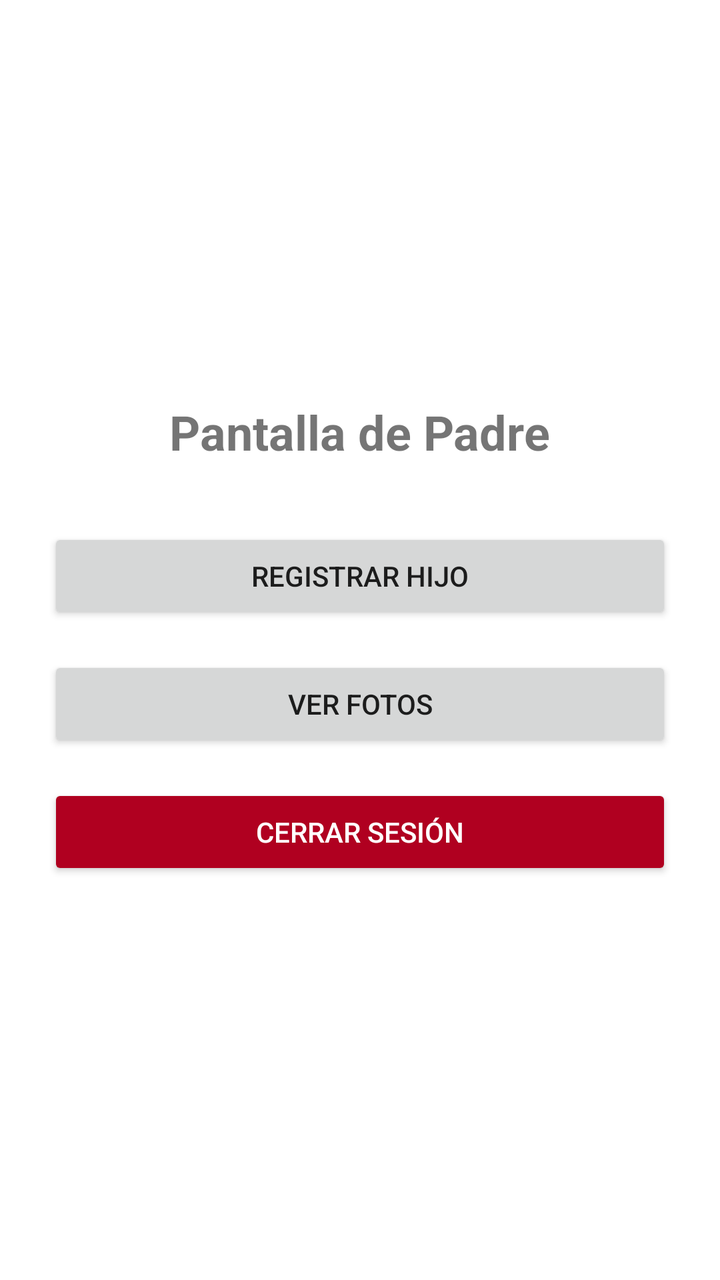
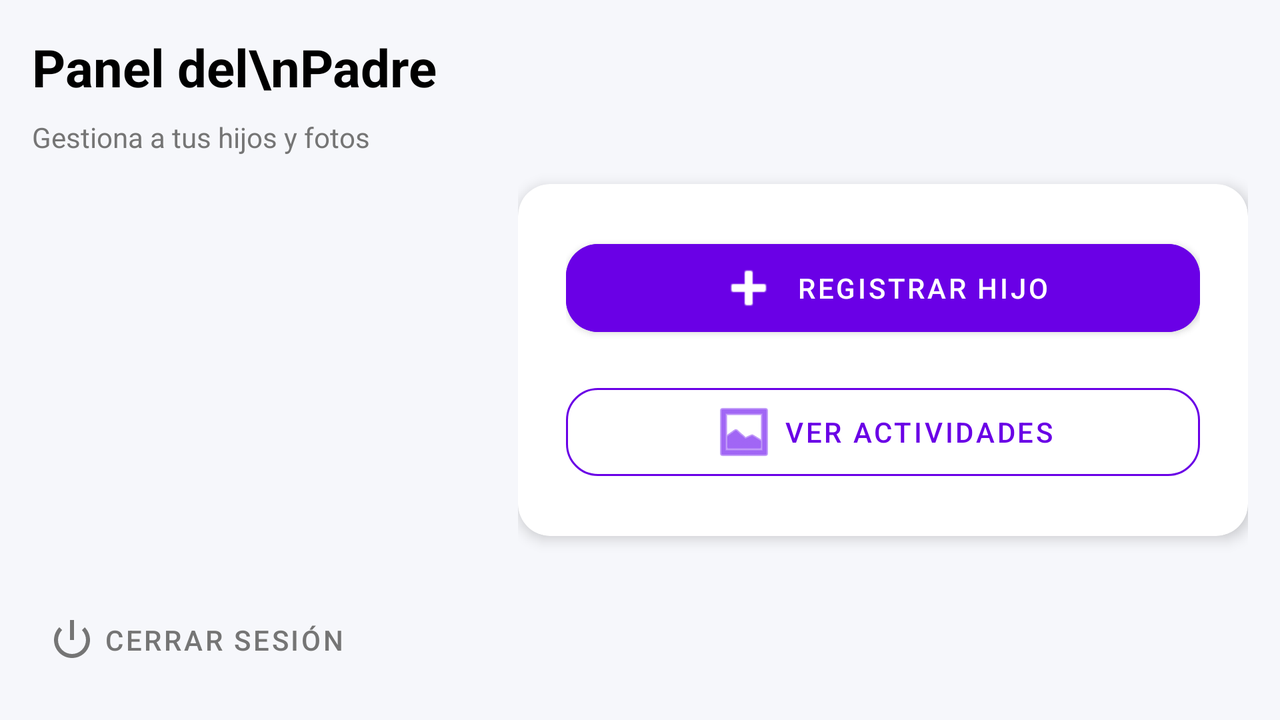

Compare how this app lays out the same screen by default and in its alternative resource folder. The renders come first, then the two layout files and the values they reference.
<!-- AndroidManifest.xml: application theme Theme.PicShield -->
<!-- res/layout/activity_parent.xml -->
<?xml version="1.0" encoding="utf-8"?>
<androidx.constraintlayout.widget.ConstraintLayout xmlns:android="http://schemas.android.com/apk/res/android"
    android:layout_width="match_parent"
    android:layout_height="match_parent">



<LinearLayout xmlns:android="http://schemas.android.com/apk/res/android"
android:orientation="vertical"
android:padding="24dp"
android:gravity="center"
android:layout_width="match_parent"
android:layout_height="match_parent">


<TextView
    android:text="Pantalla de Padre"
    android:textSize="24sp"
    android:textStyle="bold"
    android:layout_marginBottom="32dp"
    android:layout_width="wrap_content"
    android:layout_height="wrap_content"/>
    
<Button
    android:id="@+id/btnRegisterChild"
    android:text="Registrar Hijo"
    android:layout_width="match_parent"
    android:layout_height="wrap_content"
    android:layout_marginBottom="16dp"/>
    
<Button
    android:id="@+id/btnViewPhotos"
    android:text="Ver Fotos"
    android:layout_width="match_parent"
    android:layout_height="wrap_content"/>

    
    <Button
        android:id="@+id/btnLogout"
        android:layout_width="match_parent"
        android:layout_height="wrap_content"
        android:text="Cerrar sesión"
        android:layout_marginTop="16dp"
        android:backgroundTint="@color/design_default_color_error"
        android:textColor="@android:color/white"
        android:padding="12dp"/>



</LinearLayout>
    </androidx.constraintlayout.widget.ConstraintLayout>
<!-- resources referenced by this layout -->
<resources>
  <style name="Theme.PicShield" parent="Theme.MaterialComponents.DayNight.DarkActionBar">
          
          <item name="colorPrimary">@color/purple_500</item>
          <item name="colorPrimaryVariant">@color/purple_700</item>
          <item name="colorOnPrimary">@color/white</item>
          
          <item name="colorSecondary">@color/teal_200</item>
          <item name="colorSecondaryVariant">@color/teal_700</item>
          <item name="colorOnSecondary">@color/black</item>
          
          <item name="android:statusBarColor">?attr/colorPrimaryVariant</item>
          
      </style>
  <color name="purple_500">#FF6200EE</color>
  <color name="purple_700">#FF3700B3</color>
  <color name="white">#FFFFFFFF</color>
  <color name="teal_200">#FF03DAC5</color>
  <color name="teal_700">#FF018786</color>
  <color name="black">#FF000000</color>
</resources>
<!-- res/layout-land/activity_parent.xml (the author's variant of the layout above) -->
<!-- drawn on the phone turned sideways -->
<?xml version="1.0" encoding="utf-8"?>
<LinearLayout xmlns:android="http://schemas.android.com/apk/res/android"
    xmlns:app="http://schemas.android.com/apk/res-auto"
    android:layout_width="match_parent"
    android:layout_height="match_parent"
    android:background="@color/ps_bg"
    android:baselineAligned="false"
    android:orientation="horizontal"
    android:padding="16dp"
    android:fitsSystemWindows="true">

    <LinearLayout
        android:layout_width="0dp"
        android:layout_height="match_parent"
        android:layout_weight="0.4"
        android:orientation="vertical"
        android:paddingEnd="16dp">

        <TextView
            android:id="@+id/tvParentTitle"
            android:layout_width="wrap_content"
            android:layout_height="wrap_content"
            android:text="Panel del\nPadre"
            android:textColor="@android:color/black"
            android:textSize="26sp"
            android:textStyle="bold" />

        <TextView
            android:id="@+id/tvParentSubtitle"
            android:layout_width="wrap_content"
            android:layout_height="wrap_content"
            android:layout_marginTop="8dp"
            android:text="Gestiona a tus hijos y fotos"
            android:textColor="@color/ps_text_secondary"
            android:textSize="14sp" />

        <View
            android:layout_width="match_parent"
            android:layout_height="0dp"
            android:layout_weight="1" />

        <com.google.android.material.button.MaterialButton
            android:id="@+id/btnLogout"
            style="@style/Widget.MaterialComponents.Button.TextButton"
            android:layout_width="wrap_content"
            android:layout_height="wrap_content"
            android:text="Cerrar sesión"
            android:textColor="#757575"
            app:icon="@android:drawable/ic_lock_power_off"
            app:iconTint="#757575" />

    </LinearLayout>

    <androidx.core.widget.NestedScrollView
        android:layout_width="0dp"
        android:layout_height="match_parent"
        android:layout_weight="0.6"
        android:fillViewport="true">

        <LinearLayout
            android:layout_width="match_parent"
            android:layout_height="wrap_content"
            android:gravity="center_vertical">

            <com.google.android.material.card.MaterialCardView
                android:id="@+id/cardContainerParent"
                android:layout_width="match_parent"
                android:layout_height="wrap_content"
                android:backgroundTint="@color/ps_card"
                app:cardCornerRadius="16dp"
                app:cardElevation="4dp">

                <LinearLayout
                    android:layout_width="match_parent"
                    android:layout_height="wrap_content"
                    android:orientation="vertical"
                    android:padding="24dp">

                    <com.google.android.material.button.MaterialButton
                        android:id="@+id/btnRegisterChild"
                        style="@style/Widget.MaterialComponents.Button"
                        android:layout_width="match_parent"
                        android:layout_height="56dp"
                        android:layout_marginBottom="16dp"
                        android:backgroundTint="@color/ps_primary"
                        android:text="Registrar Hijo"
                        android:textColor="@color/ps_on_primary"
                        app:cornerRadius="16dp"
                        app:icon="@android:drawable/ic_input_add"
                        app:iconGravity="textStart" />

                    <com.google.android.material.button.MaterialButton
                        android:id="@+id/btnViewPhotos"
                        style="@style/Widget.MaterialComponents.Button.OutlinedButton"
                        android:layout_width="match_parent"
                        android:layout_height="56dp"
                        android:text="Ver Actividades"
                        android:textColor="@color/ps_primary"
                        app:cornerRadius="16dp"
                        app:icon="@android:drawable/ic_menu_gallery"
                        app:iconGravity="textStart"
                        app:strokeColor="@color/ps_primary" />

                </LinearLayout>
            </com.google.android.material.card.MaterialCardView>
        </LinearLayout>
    </androidx.core.widget.NestedScrollView>

</LinearLayout>
<!-- resources referenced by the variant -->
<!-- as the phone turned sideways resolves them -->
<resources>
  <color name="ps_bg">#F6F7FB</color>
  <color name="ps_card">#FFFFFF</color>
  <color name="ps_on_primary">#FFFFFF</color>
  <color name="ps_primary">#6A00E6</color>
  <color name="ps_text_secondary">#757575</color>
  <style name="Theme.PicShield" parent="Theme.MaterialComponents.DayNight.DarkActionBar">
          
          <item name="colorPrimary">@color/purple_500</item>
          <item name="colorPrimaryVariant">@color/purple_700</item>
          <item name="colorOnPrimary">@color/white</item>
          
          <item name="colorSecondary">@color/teal_200</item>
          <item name="colorSecondaryVariant">@color/teal_700</item>
          <item name="colorOnSecondary">@color/black</item>
          
          <item name="android:statusBarColor">?attr/colorPrimaryVariant</item>
          
      </style>
  <color name="purple_500">#FF6200EE</color>
  <color name="purple_700">#FF3700B3</color>
  <color name="white">#FFFFFFFF</color>
  <color name="teal_200">#FF03DAC5</color>
  <color name="teal_700">#FF018786</color>
  <color name="black">#FF000000</color>
</resources>
